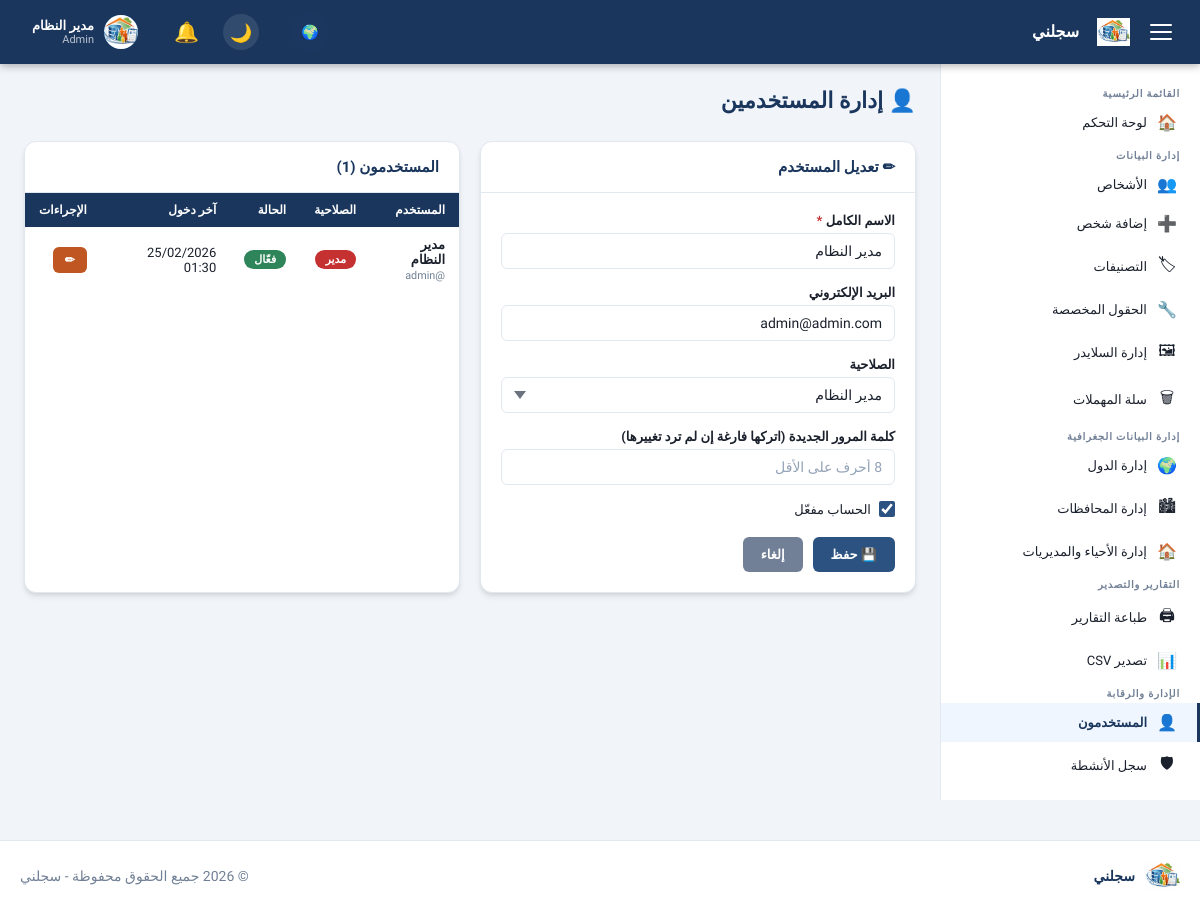
Screenshot of /admin/users.php?action=edit&id=1 (signed in) with the database file from the repository.
### tables this page shows
CREATE TABLE `settings` (
  `id` int UNSIGNED NOT NULL,
  `setting_key` varchar(100) NOT NULL,
  `setting_value` text,
  `updated_at` datetime NOT NULL DEFAULT CURRENT_TIMESTAMP ON UPDATE CURRENT_TIMESTAMP
);

CREATE TABLE `users` (
  `id` int UNSIGNED NOT NULL,
  `username` varchar(100) NOT NULL,
  `password` varchar(255) NOT NULL,
  `full_name` varchar(200) NOT NULL DEFAULT '',
  `email` varchar(200) NOT NULL DEFAULT '',
  `avatar` varchar(255) DEFAULT NULL,
  `role` enum('admin','manager','viewer') NOT NULL DEFAULT 'viewer',
  `is_active` tinyint(1) NOT NULL DEFAULT '1',
  `last_login` datetime DEFAULT NULL,
  `created_at` datetime NOT NULL DEFAULT CURRENT_TIMESTAMP
);

### config/db.php (called while the page is built, shortened)
<?php
function getDB(): PDO {
    static $pdo = null;
    if ($pdo === null) {
        $dsn = sprintf(
            'mysql:host=%s;port=%s;dbname=%s;charset=%s',
            DB_HOST, DB_PORT, DB_NAME, DB_CHARSET
        );
        $options = [
            PDO::ATTR_ERRMODE            => PDO::ERRMODE_EXCEPTION,
            PDO::ATTR_DEFAULT_FETCH_MODE => PDO::FETCH_ASSOC,
            PDO::ATTR_EMULATE_PREPARES   => false,
            PDO::MYSQL_ATTR_INIT_COMMAND => "SET NAMES utf8mb4 COLLATE utf8mb4_unicode_ci",
        ];
        try {
            $pdo = new PDO($dsn, DB_USER, DB_PASS, $options);
        } catch (PDOException $e) {
            if (DEV_MODE) {
                die('<div style="direction:rtl;font-family:Arial;padding:20px;background:#f8d7da;color:#721c24;border:1px solid #f5c6cb;border-radius:4px;">
                    <strong>خطأ في الاتصال بقاعدة البيانات:</strong><br>' .
                    htmlspecialchars($e->getMessage()) . '</div>');
            } else {
                die('<div style="direction:rtl;font-family:Arial;padding:20px;text-align:center;">
                    عذراً، حدث خطأ في النظام. يرجى المحاولة لاحقاً.</div>');
            }
        }
    }
    return $pdo;
}

### includes/functions.php (called while the page is built, shortened)
<?php
require_once __DIR__ . '/../config/db.php';
function clean(string $input): string {
    return htmlspecialchars(trim($input), ENT_QUOTES | ENT_HTML5, 'UTF-8');
}
function get(string $key, string $default = ''): string {
    return isset($_GET[$key]) ? trim($_GET[$key]) : $default;
}
function dbQuery(string $sql, array $params = []): array {
    $stmt = getDB()->prepare($sql);
    $stmt->execute($params);
    return $stmt->fetchAll();
}
function dbQueryOne(string $sql, array $params = []): ?array {
    $stmt = getDB()->prepare($sql);
    $stmt->execute($params);
    $row = $stmt->fetch();
    return $row ?: null;
}
function getSetting(string $key, string $default = ''): string {
    $row = dbQueryOne("SELECT setting_value FROM settings WHERE setting_key = ?", [$key]);
    return $row ? ($row['setting_value'] ?? $default) : $default;
}
function formatDate(string $date, bool $withTime = false): string {
    $ts  = strtotime($date);
    $fmt = $withTime ? 'd/m/Y H:i' : 'd/m/Y';
    return date($fmt, $ts);
}

### includes/auth.php (called while the page is built, shortened)
<?php
require_once __DIR__ . '/../config/db.php';
function isLoggedIn(): bool {
    return isset($_SESSION['user_id']) && !empty($_SESSION['user_id']);
}
function currentUser(): ?array {
    static $user = null;
    if ($user === null) {
        $stmt = getDB()->prepare("SELECT * FROM users WHERE id = ? AND is_active = 1");
        $stmt->execute([$_SESSION['user_id']]);
        $user = $stmt->fetch() ?: null;
    }
    return $user;
}
function hasRole(string ...$roles): bool {
    $user = currentUser();
    return in_array($user['role'], $roles);
}
function isAdmin(): bool {
    return hasRole('admin');
}
function requireLogin(): void {
    $user = currentUser();
}

### admin/users.php (the view, shortened to what this page needs)
<?php
require_once __DIR__ . '/../includes/header.php';
$editUser = null;
if (get('action') === 'edit' && get('id')) {
    $editUser = dbQueryOne("SELECT * FROM users WHERE id=?", [(int)get('id')]);
}
$users = dbQuery("SELECT * FROM users ORDER BY role, username");
?>
<div class="page-header">
    <h1 class="page-title">👤 إدارة المستخدمين</h1>
</div>
<div class="two-col-layout">
    <div class="card">
        <div class="card-header">
            <h3 class="card-title"><?= $editUser ? '✏ تعديل المستخدم' : '➕ إضافة مستخدم جديد' ?></h3>
        </div>
        <div class="card-body">
            <form method="POST">
                <div class="form-group">
                    <label class="form-label required">الاسم الكامل</label>
                    <input type="text" name="full_name" class="form-control" required maxlength="200"
                           value="<?= clean($editUser['full_name'] ?? '') ?>">
                </div>
                <div class="form-group">
                    <label class="form-label">البريد الإلكتروني</label>
                    <input type="email" name="email" class="form-control" maxlength="200"
                           value="<?= clean($editUser['email'] ?? '') ?>">
                </div>
                <div class="form-group">
                    <label class="form-label">الصلاحية</label>
                    <select name="role" class="form-control">
                        <option value="admin"   <?= (($editUser['role'] ?? '') === 'admin')   ? 'selected' : '' ?>>مدير النظام</option>
                    </select>
                </div>
                <div class="form-group">
                    <label class="form-label"><?= $editUser ? 'كلمة المرور الجديدة (اتركها فارغة إن لم ترد تغييرها)' : 'كلمة المرور *' ?></label>
                    <input type="password" name="password" class="form-control"
                           <?= !$editUser ? 'required' : '' ?> minlength="8"
                           placeholder="8 أحرف على الأقل">
                </div>
                <?php if ($editUser): ?>
                <div class="form-group">
                    <label class="checkbox-label">
                        <input type="checkbox" name="is_active" value="1" <?= $editUser['is_active'] ? 'checked' : '' ?>>
                        <span>الحساب مفعّل</span>
                    </label>
                </div>
                <?php endif; ?>
                <div class="form-actions">
                    <button type="submit" class="btn btn-primary">
                        <?= $editUser ? '💾 حفظ' : '➕ إضافة' ?>
                    </button>
                    <?php if ($editUser): ?>
                    <a href="users.php" class="btn btn-secondary">إلغاء</a>
                    <?php endif; ?>
                </div>
            </form>
        </div>
    </div>
    <div class="card">
        <div class="card-header">
            <h3 class="card-title">المستخدمون (<?= count($users) ?>)</h3>
        </div>
        <div class="card-body p-0">
            <table class="table">
                <thead>
                    <tr>
                        <th>المستخدم</th>
                        <th>الصلاحية</th>
                        <th>الحالة</th>
                        <th>آخر دخول</th>
                        <th>الإجراءات</th>
                    </tr>
                </thead>
                <tbody>
                <?php foreach ($users as $u): ?>
                <tr>
                    <td>
                        <strong><?= clean($u['full_name']) ?></strong><br>
                        <small class="text-muted">@<?= clean($u['username']) ?></small>
                    </td>
                    <td>
                        <span class="badge <?= match($u['role']) { 'admin'=>'badge-danger', 'manager'=>'badge-warning', default=>'badge-info' } ?>">
                            <?= match($u['role']) { 'admin'=>'مدير', 'manager'=>'مشرف', default=>'مشاهد' } ?>
                        </span>
                    </td>
                    <td>
                        <span class="badge <?= $u['is_active'] ? 'badge-success' : 'badge-secondary' ?>">
                            <?= $u['is_active'] ? 'فعّال' : 'معطّل' ?>
                        </span>
                    </td>
                    <td><?= $u['last_login'] ? formatDate($u['last_login'], true) : '—' ?></td>
                    <td>
                        <a href="users.php?action=edit&id=<?= $u['id'] ?>" class="btn btn-sm btn-warning">✏</a>
                    </td>
                </tr>
                <?php endforeach; ?>
                </tbody>
            </table>
        </div>
    </div>
</div>
<?php require_once __DIR__ . '/../includes/footer.php'; ?>

### includes/header.php (shortened to what this page needs)
<?php
require_once __DIR__ . '/../config/db.php';
require_once __DIR__ . '/functions.php';
require_once __DIR__ . '/auth.php';
requireLogin();
$user = currentUser();
?>
<!DOCTYPE html>
<html lang="ar" dir="rtl">
<head>
    <link rel="stylesheet" href="<?= APP_URL ?>/assets/css/style.css">
</head>
<body class="admin-body">
<nav class="topbar">
    <div class="topbar-inner">
        <div class="topbar-brand">
            <button class="sidebar-toggle" id="sidebarToggle" aria-label="قائمة">
                <span></span><span></span><span></span>
            </button>
            <a href="<?= APP_URL ?>/admin/dashboard.php" class="brand-link">
                <?php
                $logoUrl = getSetting('logo_path');
                if ($logoUrl && file_exists(UPLOAD_PATH . '/' . $logoUrl)): ?>
                    <img src="<?= UPLOAD_URL ?>/<?= clean($logoUrl) ?>" alt="Logo" style="max-height: 28px; margin-left: 8px;">
                <?php else: ?>
                    <span class="brand-icon">📋</span>
                <?php endif; ?>
                <span class="brand-text"><?= clean(getSetting('site_name', APP_NAME)) ?></span>
            </a>
        </div>
        <div class="topbar-actions">
            <a href="<?= APP_URL ?>/index.php" class="view-site-link" title="عرض الموقع" style="margin-left: 15px;">🌍</a>
            <button id="darkToggle" class="dark-toggle" title="تبديل الوضع الليلي">🌙</button>
            <div class="notif-menu" id="notifMenuToggle">
                <div class="notif-icon-wrap">
                    <span class="notif-icon">🔔</span>
                </div>
            </div>
            <div class="user-menu" id="userMenuToggle">
                <?php if (!empty($user['avatar']) && file_exists(UPLOAD_PATH . '/avatars/' . $user['avatar'])): ?>
                    <img src="<?= UPLOAD_URL ?>/avatars/<?= clean($user['avatar']) ?>" alt="Avatar" class="user-avatar" style="object-fit: cover;">
                <?php else: ?>
                    <div class="user-avatar"><?= mb_substr($user['full_name'] ?? 'م', 0, 1) ?></div>
                <?php endif; ?>
                <div class="user-info">
                    <span class="user-name"><?= clean($user['full_name'] ?? '') ?></span>
                    <span class="user-role"><?= clean($user['role'] ?? '') ?></span>
                </div>
            </div>
        </div>
    </div>
</nav>
<aside class="sidebar" id="sidebar">
    <nav class="sidebar-nav">
        <div class="nav-section-title">القائمة الرئيسية</div>
        <a href="<?= APP_URL ?>/admin/dashboard.php" class="nav-item <?= (basename($_SERVER['PHP_SELF']) === 'dashboard.php') ? 'active' : '' ?>">
            <span class="nav-icon">🏠</span>
            <span class="nav-label">لوحة التحكم</span>
        </a>
        <div class="nav-section-title">إدارة البيانات</div>
        <a href="<?= APP_URL ?>/admin/persons.php" class="nav-item <?= in_array(basename($_SERVER['PHP_SELF']), ['persons.php','person_add.php','person_edit.php']) ? 'active' : '' ?>">
            <span class="nav-icon">👥</span>
            <span class="nav-label">الأشخاص</span>
        </a>
        <a href="<?= APP_URL ?>/admin/person_add.php" class="nav-item <?= (basename($_SERVER['PHP_SELF']) === 'person_add.php') ? 'active' : '' ?>">
            <span class="nav-icon">➕</span>
            <span class="nav-label">إضافة شخص</span>
        </a>
        <a href="<?= APP_URL ?>/admin/categories.php" class="nav-item <?= (basename($_SERVER['PHP_SELF']) === 'categories.php') ? 'active' : '' ?>">
            <span class="nav-icon">🏷</span>
            <span class="nav-label">التصنيفات</span>
        </a>
        <a href="<?= APP_URL ?>/admin/custom_fields.php" class="nav-item <?= (basename($_SERVER['PHP_SELF']) === 'custom_fields.php') ? 'active' : '' ?>">
            <span class="nav-icon">🔧</span>
            <span class="nav-label">الحقول المخصصة</span>
        </a>
        <a href="<?= APP_URL ?>/admin/sliders.php" class="nav-item <?= in_array(basename($_SERVER['PHP_SELF']), ['sliders.php','slider_add.php','slider_edit.php']) ? 'active' : '' ?>">
            <span class="nav-icon">🖼</span>
            <span class="nav-label">إدارة السلايدر</span>
        </a>
        <a href="<?= APP_URL ?>/admin/trash.php" class="nav-item <?= (basename($_SERVER['PHP_SELF']) === 'trash.php') ? 'active' : '' ?>">
            <span class="nav-icon">🗑</span>
            <span class="nav-label">سلة المهملات</span>
        </a>
        <div class="nav-section-title">إدارة البيانات الجغرافية</div>
        <a href="<?= APP_URL ?>/admin/countries.php" class="nav-item <?= (basename($_SERVER['PHP_SELF']) === 'countries.php') ? 'active' : '' ?>">
            <span class="nav-icon">🌍</span>
            <span class="nav-label">إدارة الدول</span>
        </a>
        <a href="<?= APP_URL ?>/admin/governorates.php" class="nav-item <?= (basename($_SERVER['PHP_SELF']) === 'governorates.php') ? 'active' : '' ?>">
            <span class="nav-icon">🏙</span>
            <span class="nav-label">إدارة المحافظات</span>
        </a>
        <a href="<?= APP_URL ?>/admin/districts.php" class="nav-item <?= (basename($_SERVER['PHP_SELF']) === 'districts.php') ? 'active' : '' ?>">
            <span class="nav-icon">🏠</span>
            <span class="nav-label">إدارة الأحياء والمديريات</span>
        </a>
        <div class="nav-section-title">التقارير والتصدير</div>
        <a href="<?= APP_URL ?>/admin/print_report.php" class="nav-item <?= (basename($_SERVER['PHP_SELF']) === 'print_report.php') ? 'active' : '' ?>">
            <span class="nav-icon">🖨</span>
            <span class="nav-label">طباعة التقارير</span>
        </a>
        <a href="<?= APP_URL ?>/admin/export_csv.php" class="nav-item <?= (basename($_SERVER['PHP_SELF']) === 'export_csv.php') ? 'active' : '' ?>">
            <span class="nav-icon">📊</span>
            <span class="nav-label">تصدير CSV</span>
        </a>
        <?php if (isAdmin()): ?>
        <div class="nav-section-title">الإدارة والرقابة</div>
        <a href="<?= APP_URL ?>/admin/users.php" class="nav-item <?= (basename($_SERVER['PHP_SELF']) === 'users.php') ? 'active' : '' ?>">
            <span class="nav-icon">👤</span>
            <span class="nav-label">المستخدمون</span>
        </a>
        <a href="<?= APP_URL ?>/admin/audit_log.php" class="nav-item <?= (basename($_SERVER['PHP_SELF']) === 'audit_log.php') ? 'active' : '' ?>">
            <span class="nav-icon">🛡</span>
            <span class="nav-label">سجل الأنشطة</span>
        </a>
        <a href="<?= APP_URL ?>/admin/settings.php" class="nav-item <?= (basename($_SERVER['PHP_SELF']) === 'settings.php') ? 'active' : '' ?>">
            <span class="nav-icon">⚙</span>
        </a>
        <?php endif; ?>
    </nav>
</aside>
<main class="main-content" id="mainContent">
    <div class="content-wrapper">

### includes/footer.php (shortened to what this page needs)
    </div>
</main>
<footer class="admin-footer">
    <div class="footer-inner">
        <div class="footer-logo">
            <?php
            $logoUrl = getSetting('logo_path');
            if ($logoUrl && file_exists(UPLOAD_PATH . '/' . $logoUrl)): ?>
                <img src="<?= UPLOAD_URL ?>/<?= clean($logoUrl) ?>" alt="Logo">
            <?php else: ?>
                <span class="footer-icon">📋</span>
            <?php endif; ?>
            <span class="footer-text"><?= clean(getSetting('site_name', APP_NAME)) ?></span>
        </div>
        <div class="footer-copyright">
            &copy; <?= date('Y') ?> جميع الحقوق محفوظة - <?= clean(getSetting('site_name', APP_NAME)) ?>
        </div>
    </div>
</footer>
</body>
</html>

### rows the page displays
settings: setting_value (picture)
settings: setting_value "سجلني"
users: avatar (picture), full_name "مدير النظام", role "Admin", email "admin@admin.com", role "مدير النظام", is_active "☑", username "admin", role "مدير", shows "فعّال", last_login "25/02/2026 01:30"

### other values shown
count($users) "1"
